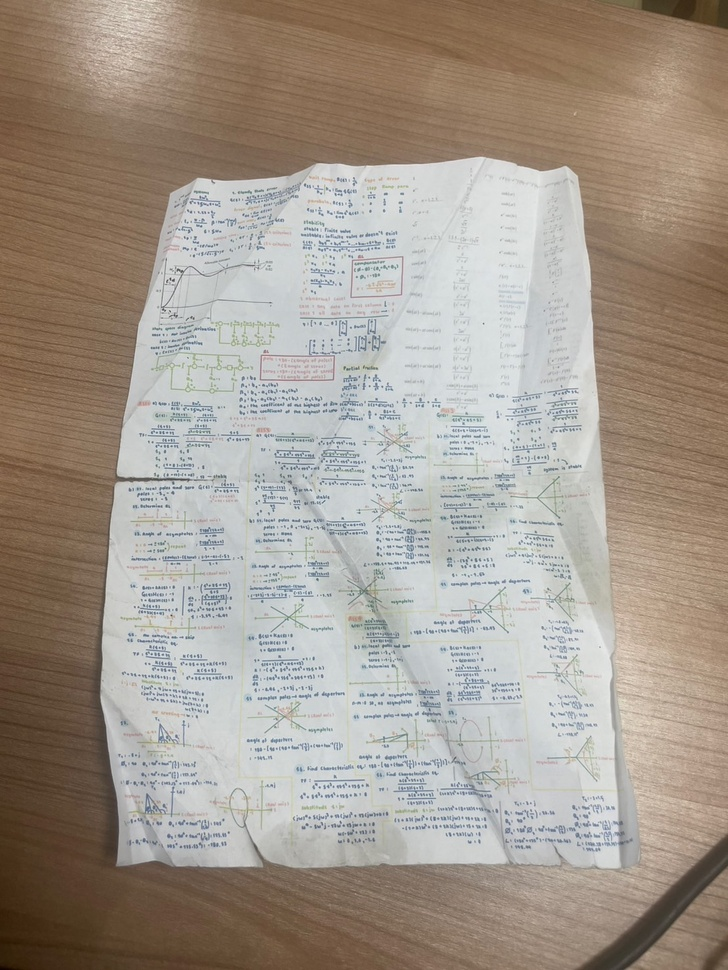
#> input picture WinFormsApp1/Image_History/Scrap2.jpg, 728 x 970 px, shrunk from 1108 x 1477 before the run
$ python shadow.py Image_History/Scrap2.jpg
#> lines starting #> are read from the running program, lines starting #| are printed output that depends on the picture; after the words box and inside, x2 and y2 are one past the last pixel; in counts of white or black regions, pixels touching at a corner belong together
import cv2
import numpy as np
import sys
import os

def remove_shadows(image_path):
    """Step 1: Removes shadows and converts the paper to pure white."""
#> called with image_path = 'Image_History/Scrap2.jpg'
    img = cv2.imread(image_path, cv2.IMREAD_COLOR)
#> img is the input picture: shape (970, 728, 3); mean B, G, R 142.9, 153.8, 164
    if img is None:
        print("Error: Could not load image.", file=sys.stderr)
        return None

    # Convert to grayscale
    gray = cv2.cvtColor(img, cv2.COLOR_BGR2GRAY)
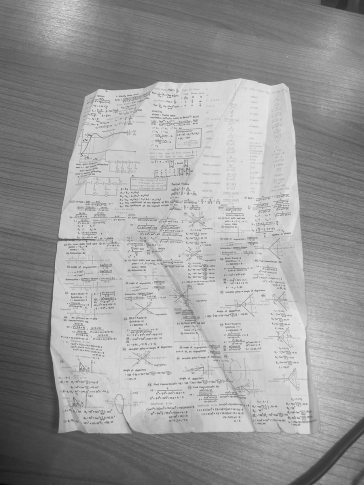
#> gray: shape (970, 728) (shown at 1/2 size); min 6, max 239, mean 155.6

    # Use morphological operations to estimate the background
    dilated_img = cv2.dilate(gray, np.ones((7, 7), np.uint8))
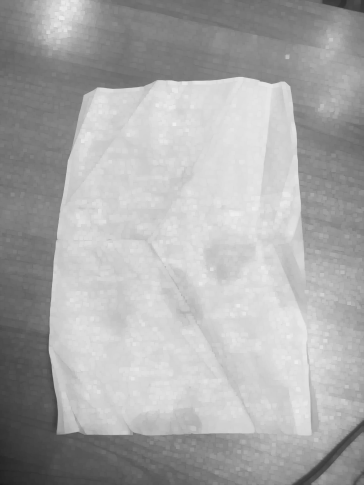
#> dilated_img: shape (970, 728) (shown at 1/2 size); min 23, max 239, mean 170
    bg_img = cv2.medianBlur(dilated_img, 21)

    # Remove shadows by subtracting background and normalizing
    diff_img = 255 - cv2.absdiff(gray, bg_img)
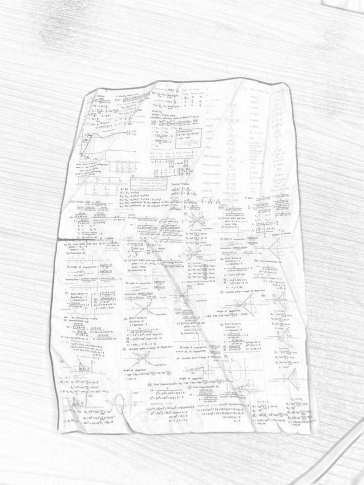
#> diff_img: shape (970, 728) (shown at 1/2 size); min 103, max 255, mean 240.7
    norm_img = cv2.normalize(diff_img, None, 0, 255, cv2.NORM_MINMAX)
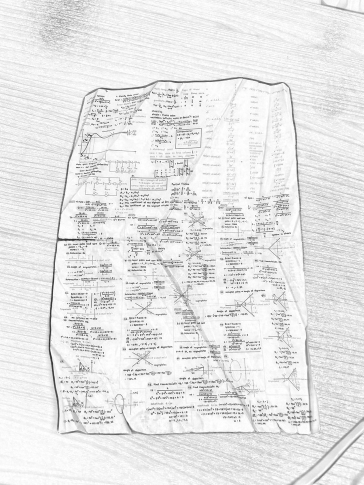
#> norm_img: shape (970, 728) (shown at 1/2 size); min 0, max 255, mean 231

    # Apply adaptive thresholding to remove extreme lighting
    shadow_free = cv2.adaptiveThreshold(norm_img, 255, cv2.ADAPTIVE_THRESH_GAUSSIAN_C,
                                        cv2.THRESH_BINARY, 21, 9)
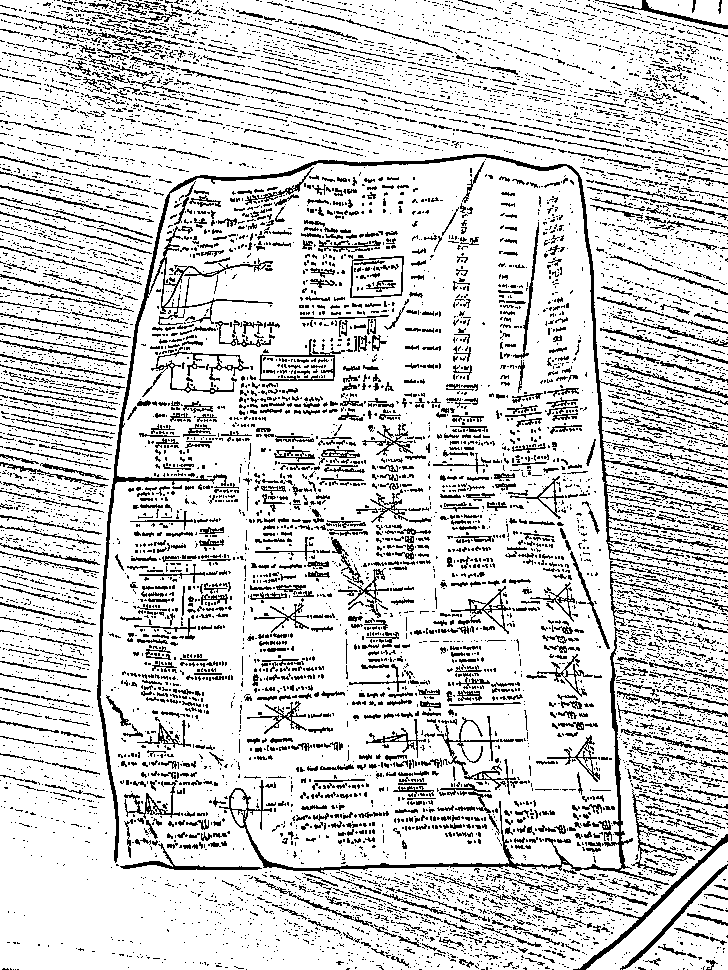
#> shadow_free: shape (970, 728); 82.5% white; black in thin lines or dots

    # Convert back to 3-channel grayscale
    shadow_free = cv2.cvtColor(shadow_free, cv2.COLOR_GRAY2BGR)
#> shadow_free: shape (970, 728, 3); 82.5% white; black in thin lines or dots

    return shadow_free


def restore_natural_paper_color(shadow_free):
    """Step 2: Adjusts the paper background to a natural beige/off-white color."""
    # Convert to LAB color space to manipulate brightness and color separately
    lab = cv2.cvtColor(shadow_free, cv2.COLOR_BGR2LAB)
#> lab: shape (970, 728, 3); mean of channels 0, 1, 2 210.3, 128, 128
    l, a, b = cv2.split(lab)
#> a: shape (970, 728); every value is 128

    # Adjust brightness (L) to make it softer
    l = cv2.normalize(l, None, 20, 255, cv2.NORM_MINMAX)  # Adjust the range for a softer white
#> l: shape (970, 728); values 20 (black) and 255 (white), 82.5% white; black in thin lines or dots

    # Adjust the "b" channel (Blue-Yellow) to add a warm beige tone
    b = cv2.addWeighted(b, 0.9, np.full_like(b, 140), 0.1, 0)  # Fine-tune this value to match the paper color
#> b: shape (970, 728); every value is 129

    # Merge adjusted channels back and convert to BGR
    final_lab = cv2.merge((l, a, b))
#> final_lab: shape (970, 728, 3); mean of channels 0, 1, 2 213.8, 128, 129
    final_img = cv2.cvtColor(final_lab, cv2.COLOR_LAB2BGR)

    # Apply slight denoising to smooth out the paper texture
    final_img = cv2.fastNlMeansDenoisingColored(final_img, None, 10, 10, 7, 21)

    return final_img


def main():
    if len(sys.argv) < 2:
        print("Usage: python shadow.py <image_path>", file=sys.stderr)
        sys.exit(1)

    image_path = sys.argv[1]

    # Step 1: Remove Shadows
    shadow_free = remove_shadows(image_path)
    if shadow_free is None:
        sys.exit(1)

    # Step 2: Restore Paper Color
    final_result = restore_natural_paper_color(shadow_free)

    # Save the final image
    output_path = image_path.replace(".", "_final_natural_paper.")
    cv2.imwrite(output_path, final_result)

    print(output_path)  # Output the final file path for C# integration


if __name__ == "__main__":
    main()

$ run again, on WinFormsApp1/Image_History/gagagege.jpg
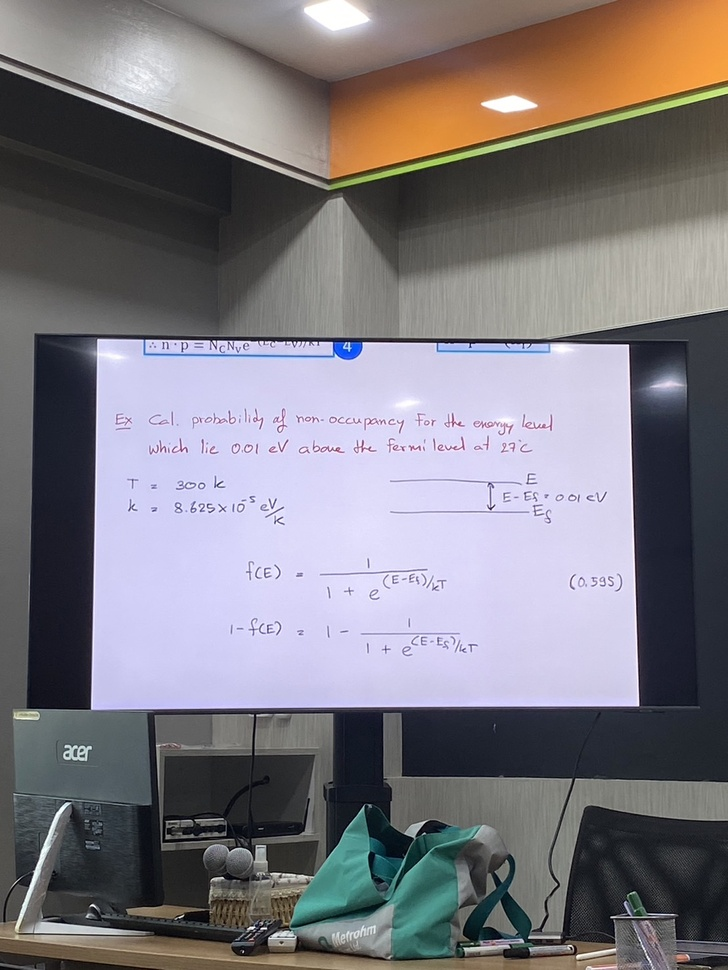
#> input picture WinFormsApp1/Image_History/gagagege.jpg, 728 x 970 px, shrunk from 1108 x 1477 before the run
#> in remove_shadows, img is the input picture: shape (970, 728, 3); mean B, G, R 127.6, 121.7, 125.5
#> in remove_shadows, `bg_img = cv2.medianBlur(dilated_img, 21)`:
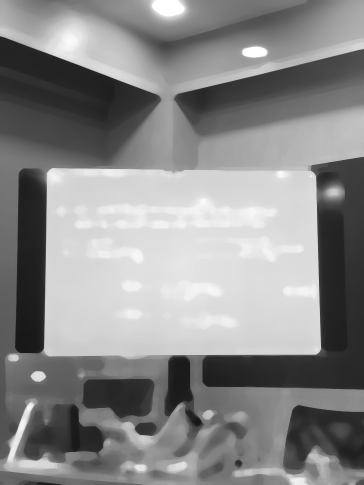
#> bg_img: shape (970, 728) (shown at 1/2 size); min 22, max 255, mean 137.9
#> in remove_shadows, `shadow_free = cv2.adaptiveThreshold(norm_img, 255, cv2.ADAPTIVE_THRESH..`:
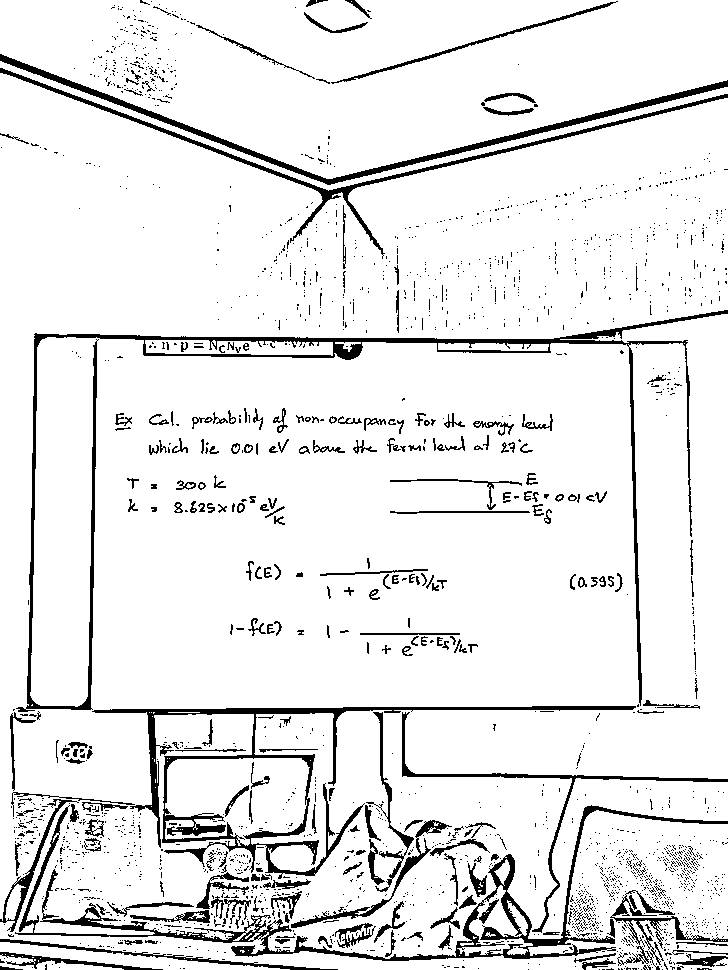
#> shadow_free: shape (970, 728); 91.2% white; 2197 black regions (1950 under 20 px), largest, box (x1, y1, x2, y2) and area: (16, 310, 728, 712) 8862, (15, 805, 728, 961) 7501, (92, 706, 636, 879) 7423
#> lab: shape (970, 728, 3); mean of channels 0, 1, 2 232.6, 128, 128
#> a: shape (970, 728); every value is 128
#> b: shape (970, 728); every value is 129
#> final_lab: shape (970, 728, 3); mean of channels 0, 1, 2 234.4, 128, 129

$ run again, on WinFormsApp1/Image_History/teepkuy.jpg
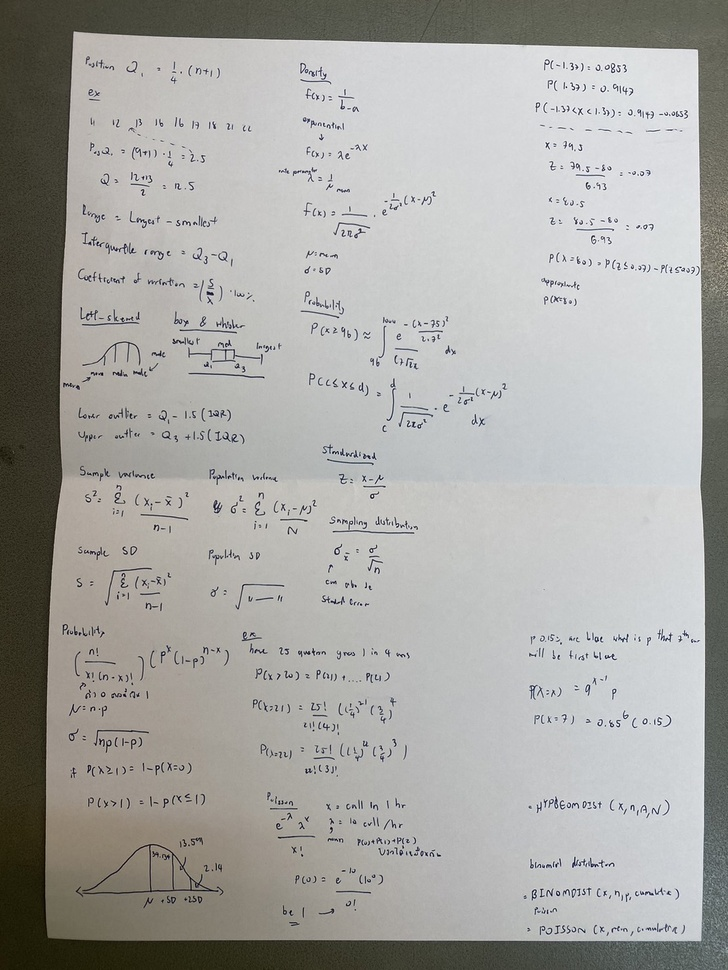
#> input picture WinFormsApp1/Image_History/teepkuy.jpg, 728 x 970 px, shrunk from 1108 x 1477 before the run
#> in remove_shadows, img is the input picture: shape (970, 728, 3); mean B, G, R 162.1, 165.7, 166.3
#> in remove_shadows, `dilated_img = cv2.dilate(gray, np.ones((7, 7), np.uint8))`:
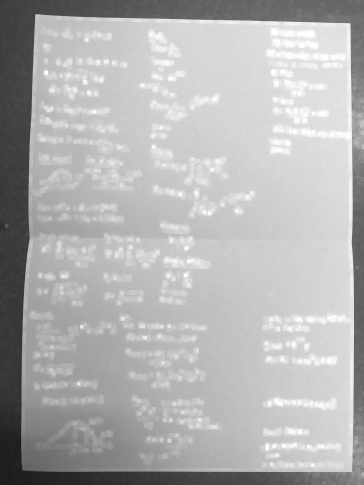
#> dilated_img: shape (970, 728) (shown at 1/2 size); min 27, max 255, mean 178.1
#> in remove_shadows, `shadow_free = cv2.adaptiveThreshold(norm_img, 255, cv2.ADAPTIVE_THRESH..`:
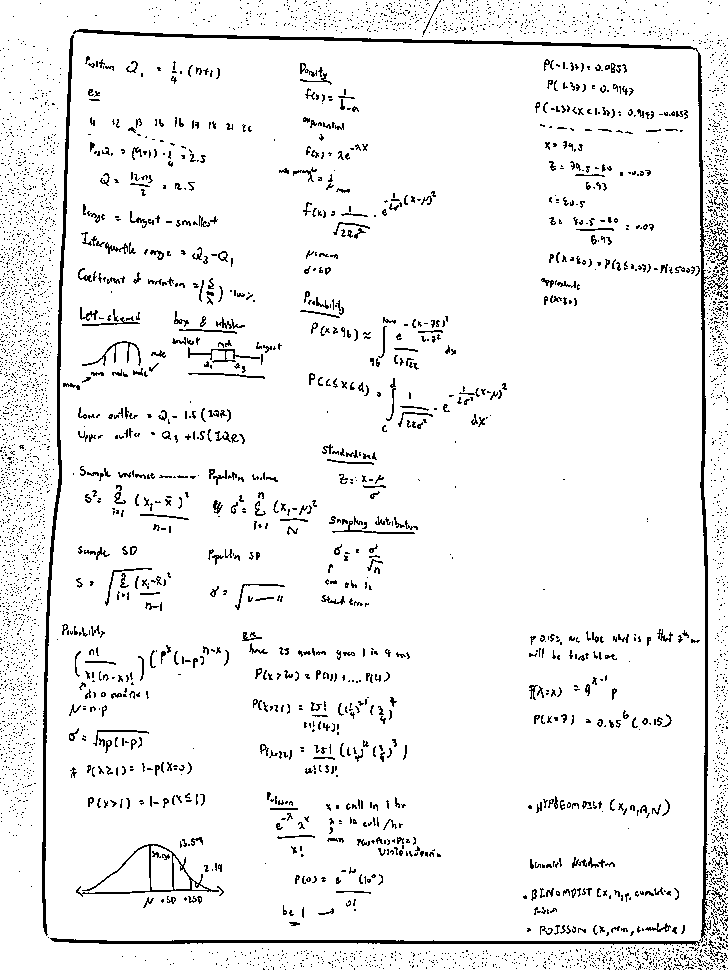
#> shadow_free: shape (970, 728); 94.2% white; black in thin lines or dots
#> lab: shape (970, 728, 3); mean of channels 0, 1, 2 240.1, 128, 128
#> a: shape (970, 728); every value is 128
#> l: shape (970, 728); values 20 (black) and 255 (white), 94.2% white; black in thin lines or dots
#> b: shape (970, 728); every value is 129
#> final_lab: shape (970, 728, 3); mean of channels 0, 1, 2 241.3, 128, 129
